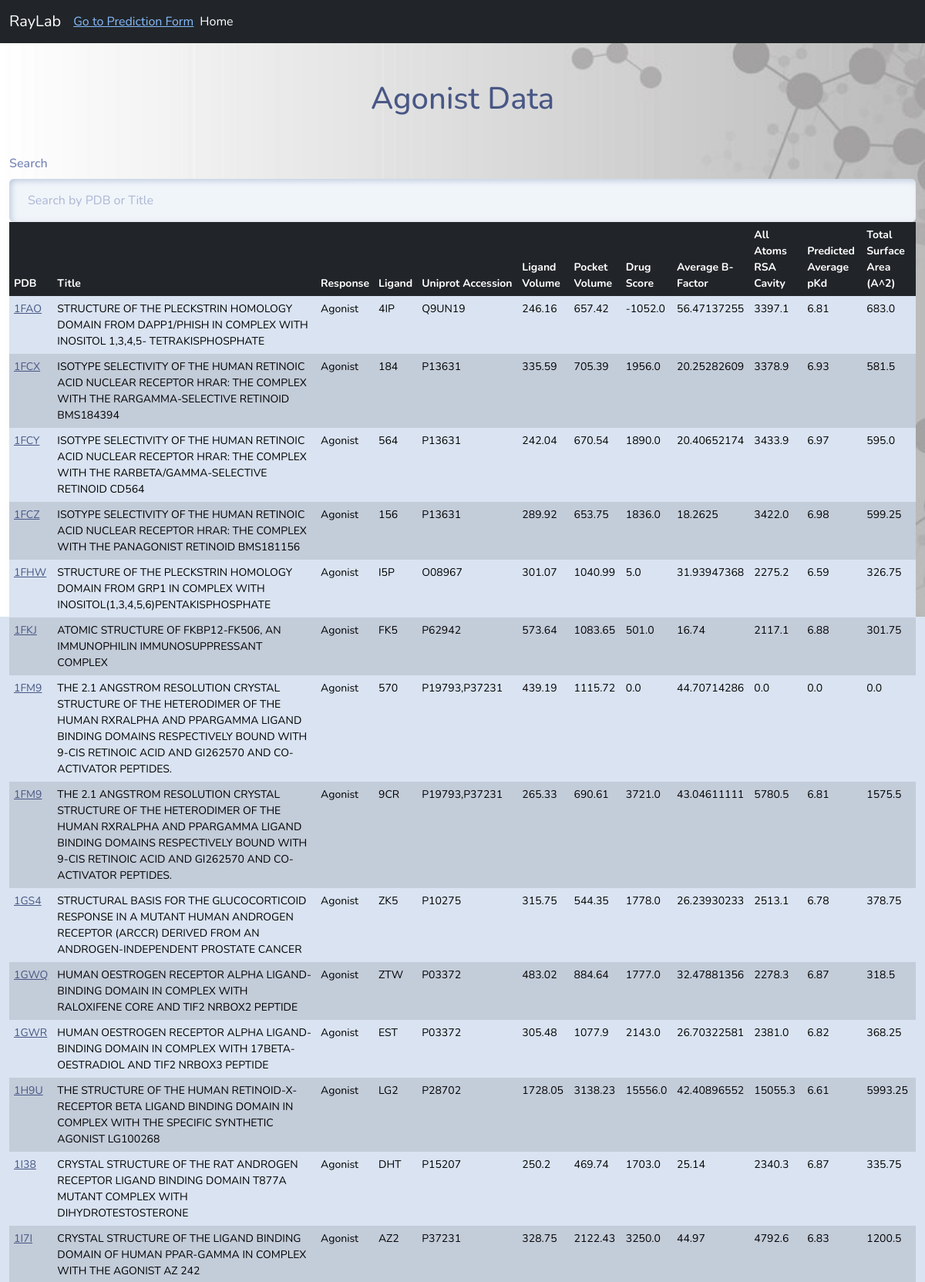
Screenshot of /agonist/ (upper part) with the database file from the repository.
### agantapp/models.py (models this page shows, shortened)
class ProteinData(models.Model):
    PDB = models.CharField(max_length=100)
    Title = models.CharField(max_length=255)
    Response = models.CharField(max_length=255)
    Ligand = models.CharField(max_length=255)
    Uniprot_accession = models.CharField(max_length=255)
    Lig_vol = models.FloatField(null=True)
    Pock_vol = models.FloatField(null=True)
    DrugScore = models.FloatField(null=True)
    Average_B_Factor = models.FloatField(null=True)
    All_atoms_rsa_cavity = models.FloatField(null=True)
    Predicted_Average_pKd = models.FloatField(null=True)
    Total_Surface_Area = models.FloatField(null=True)

### agantapp/views.py (the view)
# urls.py: path('agonist/', views.agonist_view, name='agonist_view'),
def agonist_view(request):
    agonist_data = ProteinData.objects.filter(Response='Agonist')  # Replace 'Agonist' with your actual value for Response field
    paginator = Paginator(agonist_data, 150)  # Paginate by 150 items per page
    page_number = request.GET.get('page')
    page_obj = paginator.get_page(page_number)
    return render(request, 'agantapp/agonist_template.html', {'page_obj': page_obj})

### agantapp/templates/agantapp/agonist_template.html (shortened to what this page needs)
{% extends 'base.html' %}
{% block content %}
<div class="container-fluid mt-5">
    <h1 class="text-center mb-4">Agonist Data</h1>
    <div class="form-group">
        <label class="form-label mt-4" for="searchInput">Search</label>
        <input type="text" class="form-control" placeholder="Search by PDB or Title" id="searchInput">
    </div>
    <div class="table-responsive">
    <table class="table table-bordered custom-table-width" id="agonistTable">
        <thead class="thead-dark">
            <tr class="table-dark">
                <th>PDB</th>
                <th>Title</th>
                <th>Response</th>
                <th>Ligand</th>
                <th>Uniprot Accession</th>
                <th>Ligand Volume</th>
                <th>Pocket Volume</th>
                <th>Drug Score</th>
                <th>Average B-Factor</th>
                <th>All Atoms RSA Cavity</th>
                <th>Predicted Average pKd</th>
                <th>Total Surface Area (A^2)</th>
            </tr>
        </thead>
        <tbody>
            {% for entry in page_obj %}
            {% if forloop.counter|divisibleby:2 %}
            <tr class="table-active">
            {% else %}
            <tr>
            {% endif %}
                <td><a href="https://www.rcsb.org/structure/{{ entry.PDB }}" target="_blank">{{entry.PDB}}</a></td>
                <td>{{ entry.Title }}</td>
                <td>{{ entry.Response }}</td>
                <td>{{ entry.Ligand }}</td>
                <td>{{ entry.Uniprot_accession }}</td>
                <td>{{ entry.Lig_vol }}</td>
                <td>{{ entry.Pock_vol }}</td>
                <td>{{ entry.DrugScore }}</td>
                <td>{{ entry.Average_B_Factor }}</td>
                <td>{{ entry.All_atoms_rsa_cavity }}</td>
                <td>{{ entry.Predicted_Average_pKd }}</td>
                <td>{{ entry.Total_Surface_Area }}</td>
            </tr>
            {% empty %}
            <tr>
                <td colspan="12">No data available.</td>
            </tr>
            {% endfor %}
        </tbody>
    </table>
</div>
</div>
{% endblock %}

### agantapp/templates/agantapp/agonist_template.html (style rules this page uses)
.table td, .table th { font-size: 14px; padding: 6px; }
.custom-table-width { width: 100%; }

### rows the page displays
ProteinData: PDB "1FAO", Title "STRUCTURE OF THE PLECKSTRIN HOMOLOGY DOMAIN FROM DAPP1/PHISH IN COMPLEX WITH INOSITOL 1,3,4,5- TETRAKISPHOSPHATE", Response "Agonist", Ligand "4IP", Uniprot_accession "Q9UN19", Lig_vol "246.16", Pock_vol "657.42", DrugScore "-1052.0", Average_B_Factor "56.47137255", All_atoms_rsa_cavity "3397.1", Predicted_Average_pKd "6.81", Total_Surface_Area "683.0"
ProteinData: PDB "1FCX", Title "ISOTYPE SELECTIVITY OF THE HUMAN RETINOIC ACID NUCLEAR RECEPTOR HRAR: THE COMPLEX WITH THE RARGAMMA-SELECTIVE RETINOID BMS184394", Response "Agonist", Ligand "184", Uniprot_accession "P13631", Lig_vol "335.59", Pock_vol "705.39", DrugScore "1956.0", Average_B_Factor "20.25282609", All_atoms_rsa_cavity "3378.9", Predicted_Average_pKd "6.93", Total_Surface_Area "581.5"
ProteinData: PDB "1FCY", Title "ISOTYPE SELECTIVITY OF THE HUMAN RETINOIC ACID NUCLEAR RECEPTOR HRAR: THE COMPLEX WITH THE RARBETA/GAMMA-SELECTIVE RETINOID CD564", Response "Agonist", Ligand "564", Uniprot_accession "P13631", Lig_vol "242.04", Pock_vol "670.54", DrugScore "1890.0", Average_B_Factor "20.40652174", All_atoms_rsa_cavity "3433.9", Predicted_Average_pKd "6.97", Total_Surface_Area "595.0"
ProteinData: PDB "1FCZ", Title "ISOTYPE SELECTIVITY OF THE HUMAN RETINOIC ACID NUCLEAR RECEPTOR HRAR: THE COMPLEX WITH THE PANAGONIST RETINOID BMS181156", Response "Agonist", Ligand "156", Uniprot_accession "P13631", Lig_vol "289.92", Pock_vol "653.75", DrugScore "1836.0", Average_B_Factor "18.2625", All_atoms_rsa_cavity "3422.0", Predicted_Average_pKd "6.98", Total_Surface_Area "599.25"
ProteinData: PDB "1FHW", Title "STRUCTURE OF THE PLECKSTRIN HOMOLOGY DOMAIN FROM GRP1 IN COMPLEX WITH INOSITOL(1,3,4,5,6)PENTAKISPHOSPHATE", Response "Agonist", Ligand "I5P", Uniprot_accession "O08967", Lig_vol "301.07", Pock_vol "1040.99", DrugScore "5.0", Average_B_Factor "31.93947368", All_atoms_rsa_cavity "2275.2", Predicted_Average_pKd "6.59", Total_Surface_Area "326.75"
ProteinData: PDB "1FKJ", Title "ATOMIC STRUCTURE OF FKBP12-FK506, AN IMMUNOPHILIN IMMUNOSUPPRESSANT COMPLEX", Response "Agonist", Ligand "FK5", Uniprot_accession "P62942", Lig_vol "573.64", Pock_vol "1083.65", DrugScore "501.0", Average_B_Factor "16.74", All_atoms_rsa_cavity "2117.1", Predicted_Average_pKd "6.88", Total_Surface_Area "301.75"
ProteinData: PDB "1FM9", Title "THE 2.1 ANGSTROM RESOLUTION CRYSTAL STRUCTURE OF THE HETERODIMER OF THE HUMAN RXRALPHA AND PPARGAMMA LIGAND BINDING DOMAINS RESPECTIVELY BOUND WITH 9-CIS RETINOIC ACID AND GI262570 AND CO-ACTIVATOR PEPTIDES.", Response "Agonist", Ligand "570", Uniprot_accession "P19793,P37231", Lig_vol "439.19", Pock_vol "1115.72", DrugScore "0.0", Average_B_Factor "44.70714286", All_atoms_rsa_cavity "0.0", Predicted_Average_pKd "0.0", Total_Surface_Area "0.0"
ProteinData: PDB "1FM9", Title "THE 2.1 ANGSTROM RESOLUTION CRYSTAL STRUCTURE OF THE HETERODIMER OF THE HUMAN RXRALPHA AND PPARGAMMA LIGAND BINDING DOMAINS RESPECTIVELY BOUND WITH 9-CIS RETINOIC ACID AND GI262570 AND CO-ACTIVATOR PEPTIDES.", Response "Agonist", Ligand "9CR", Uniprot_accession "P19793,P37231", Lig_vol "265.33", Pock_vol "690.61", DrugScore "3721.0", Average_B_Factor "43.04611111", All_atoms_rsa_cavity "5780.5", Predicted_Average_pKd "6.81", Total_Surface_Area "1575.5"
ProteinData: PDB "1GS4", Title "STRUCTURAL BASIS FOR THE GLUCOCORTICOID RESPONSE IN A MUTANT HUMAN ANDROGEN RECEPTOR (ARCCR) DERIVED FROM AN ANDROGEN-INDEPENDENT PROSTATE CANCER", Response "Agonist", Ligand "ZK5", Uniprot_accession "P10275", Lig_vol "315.75", Pock_vol "544.35", DrugScore "1778.0", Average_B_Factor "26.23930233", All_atoms_rsa_cavity "2513.1", Predicted_Average_pKd "6.78", Total_Surface_Area "378.75"
ProteinData: PDB "1GWQ", Title "HUMAN OESTROGEN RECEPTOR ALPHA LIGAND-BINDING DOMAIN IN COMPLEX WITH RALOXIFENE CORE AND TIF2 NRBOX2 PEPTIDE", Response "Agonist", Ligand "ZTW", Uniprot_accession "P03372", Lig_vol "483.02", Pock_vol "884.64", DrugScore "1777.0", Average_B_Factor "32.47881356", All_atoms_rsa_cavity "2278.3", Predicted_Average_pKd "6.87", Total_Surface_Area "318.5"
ProteinData: PDB "1GWR", Title "HUMAN OESTROGEN RECEPTOR ALPHA LIGAND-BINDING DOMAIN IN COMPLEX WITH 17BETA-OESTRADIOL AND TIF2 NRBOX3 PEPTIDE", Response "Agonist", Ligand "EST", Uniprot_accession "P03372", Lig_vol "305.48", Pock_vol "1077.9", DrugScore "2143.0", Average_B_Factor "26.70322581", All_atoms_rsa_cavity "2381.0", Predicted_Average_pKd "6.82", Total_Surface_Area "368.25"
ProteinData: PDB "1H9U", Title "THE STRUCTURE OF THE HUMAN RETINOID-X-RECEPTOR BETA LIGAND BINDING DOMAIN IN COMPLEX WITH THE SPECIFIC SYNTHETIC AGONIST LG100268", Response "Agonist", Ligand "LG2", Uniprot_accession "P28702", Lig_vol "1728.05", Pock_vol "3138.23", DrugScore "15556.0", Average_B_Factor "42.40896552", All_atoms_rsa_cavity "15055.3", Predicted_Average_pKd "6.61", Total_Surface_Area "5993.25"
ProteinData: PDB "1I38", Title "CRYSTAL STRUCTURE OF THE RAT ANDROGEN RECEPTOR LIGAND BINDING DOMAIN T877A MUTANT COMPLEX WITH DIHYDROTESTOSTERONE", Response "Agonist", Ligand "DHT", Uniprot_accession "P15207", Lig_vol "250.2", Pock_vol "469.74", DrugScore "1703.0", Average_B_Factor "25.14", All_atoms_rsa_cavity "2340.3", Predicted_Average_pKd "6.87", Total_Surface_Area "335.75"
ProteinData: PDB "1I7I", Title "CRYSTAL STRUCTURE OF THE LIGAND BINDING DOMAIN OF HUMAN PPAR-GAMMA IN COMPLEX WITH THE AGONIST AZ 242", Response "Agonist", Ligand "AZ2", Uniprot_accession "P37231", Lig_vol "328.75", Pock_vol "2122.43", DrugScore "3250.0", Average_B_Factor "44.97", All_atoms_rsa_cavity "4792.6", Predicted_Average_pKd "6.83", Total_Surface_Area "1200.5"
